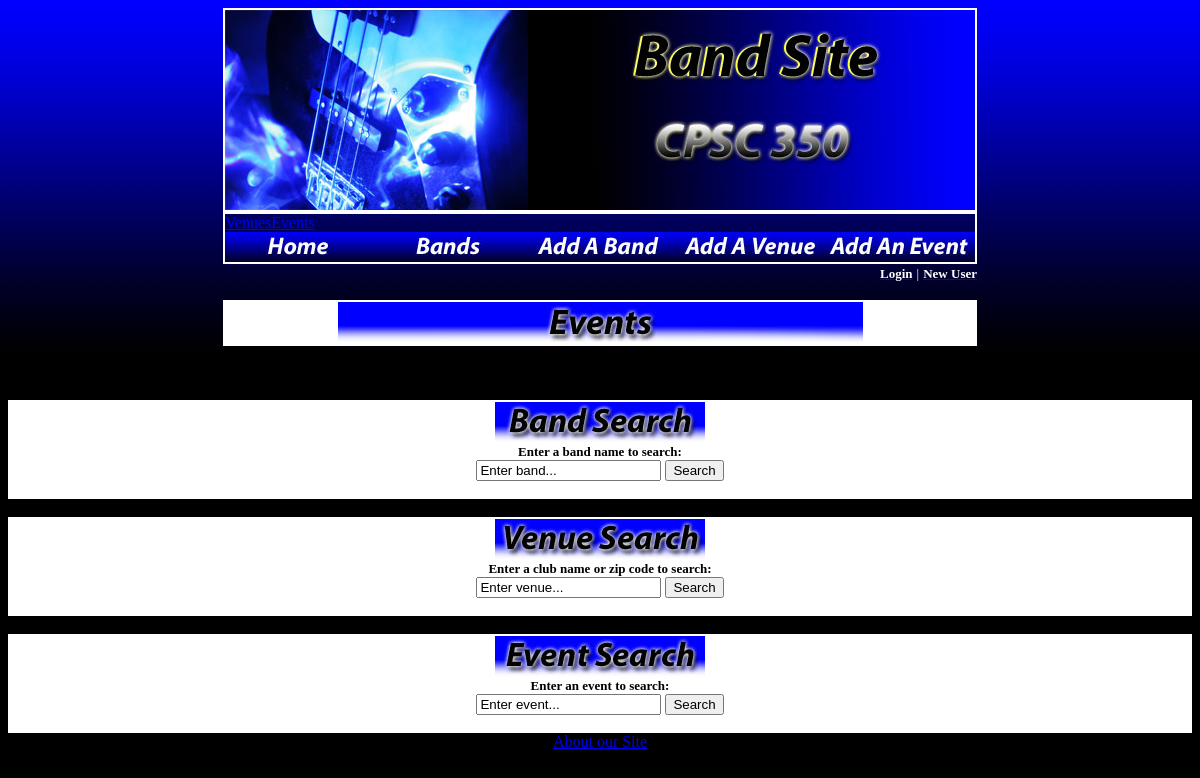
The page /index.php?page=event_list.php on the database as committed earlier.
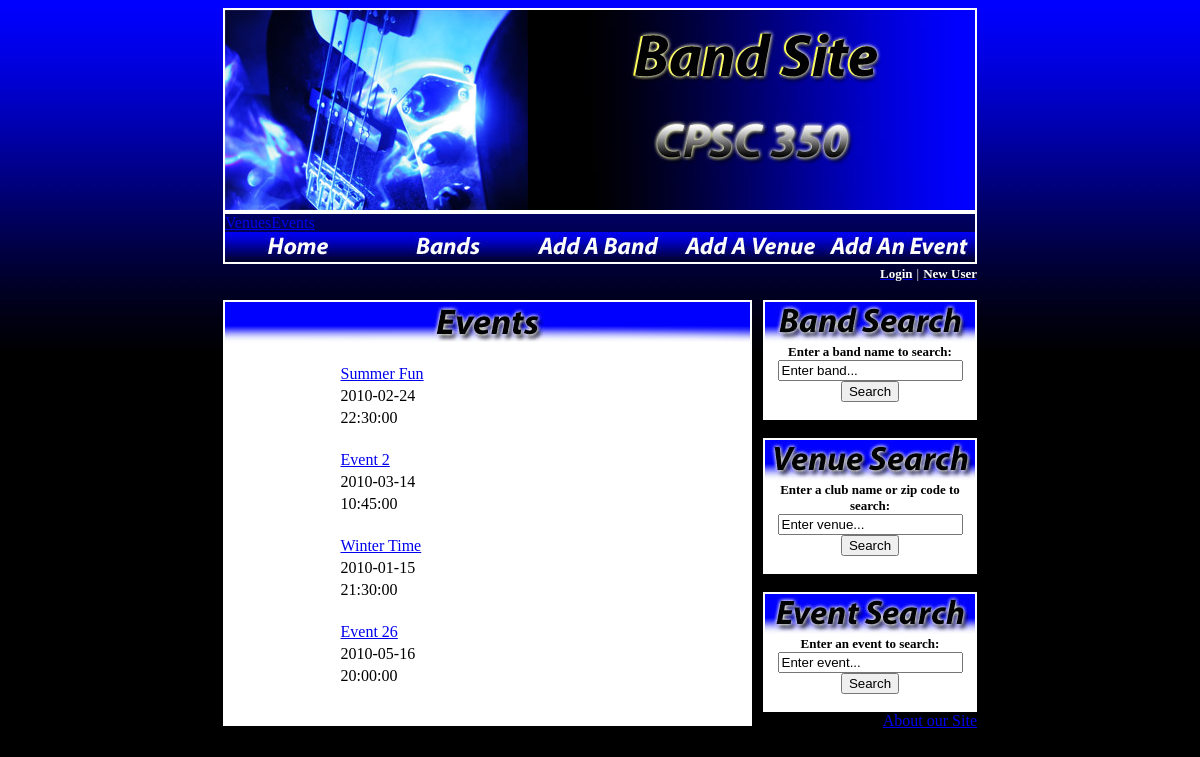
The same page on the database as committed later.
### tables this page shows
CREATE TABLE IF NOT EXISTS `events` (
  `event_id` smallint(6) NOT NULL AUTO_INCREMENT,
  `name` varchar(50) DEFAULT NULL,
  `venue_id` smallint(6) NOT NULL,
  `date` date NOT NULL,
  `time` time NOT NULL,
  `band_id1` smallint(6) DEFAULT NULL,
  PRIMARY KEY (`event_id`)
);

### event_list.php (the view, shortened to what this page needs)
<table border="1" bordercolor="white" cellpadding="0" cellspacing="0" width="100%">
<tr bgcolor="white"><td align="center">
<img border="0" src="title_events.jpg">
</td></tr>
<tr bgcolor="white"><td align="center">
<?php include "db_connect.php" ?>
<?php
$query = "SELECT name, date, time, event_id FROM events";
  $result = mysqli_query($db, $query)
   or die("Error 1 Querying Database");
  while($row = mysqli_fetch_array($result)) {
  	$name = $row['name'];
      $date = $row['date'];
	$time = $row['time'];
	$id = $row['event_id'];
      echo "<table style = \"width: 300px;\"/></>";
  	echo "<td><a href='index.php?page=eventpage.php&id=$id'>$name</a></td></tr><br/>";
	echo "<tr><td>$date</td>";
	echo "<tr><td>$time</td>";
}
?>
</table>
<br/>
<br />
</td></tr>

### index.php (shortened to what this page needs)
<?php
function buildnav($number,$link) {
	$navoutput = "<td height=\"30\" width=\"150\" onclick=\"window.location.href='".$link."'\" onMouseOver=\"this.style.background='url(nav".$number."b.jpg)'\" onMouseOut=\"this.style.background='url(nav".$number."a.jpg)'\" background=\"nav".$number."a.jpg\" align=\"center\"></td>";
	return $navoutput;
}
?>
<HTML>
<BODY>
<CENTER>
<table border="0" cellpadding="0" cellspacing="0" width="750">
<tr><td colspan="3">
	<table border="1" bordercolor="white" cellpadding="0" cellspacing="0" width="750">
	<tr><td align="center">
		<img src="header.jpg" border="0" width="750" height="200">
	</td></tr>
	</table>
<table border="1" bordercolor="white" cellpadding="0" cellspacing="0">
<tr><td>
	<table border="0" cellpadding="0" cellspacing="0" width="100%">
	<tr">
	<?php
	echo(buildnav(1, "index.php"));
	echo(buildnav(2, "index.php?page=band_list.php"));
	echo(buildnav(3, "index.php?page=band_entry.html"));
	echo(buildnav(4, "index.php?page=venue_entry.html"));
	echo(buildnav(5, "index.php?page=event_entry.php"));
	echo '<a href = "index.php?page=venue_list.php">Venues</a>';
	echo '<a href = "index.php?page=event_list.php">Events</a>';
	?>
	</tr>
	</table>
</td></tr>
</table>
<tr><td colspan="3" align="right">
<?php
if(isset($_SESSION['user_name'])) {
?>
<a href="index.php?page=logout.php"><font size="2" color="white"><b>Logout</b></font></a>
<?php
} else {
?>
<a href="index.php?page=login.php"><font size="2" color="white"><b>Login</b></font></a>
<font size="2" color="white">|</font>
<a href="index.php?page=create_user.php"><font size="2" color="white"><b>New User</b></font></a>
<?php } ?>
<br /><br />
</td></tr>
<tr><td width="525" align="left" valign="top">
<?php
if(isset($_GET['page']) && $_GET['page'] != "" && $_GET['page'] != "index.php") {
	$pagename = $_GET['page'];
	if(file_exists(dirname($_SERVER['DOCUMENT_ROOT'].$_SERVER['PHP_SELF'])."/".$pagename)) {
		include($pagename);
	}
} else {
	include("maintable.php");
}
?>
<td width="15">&nbsp;</td>
<td width="210" align="right" valign="top">
<?php
include("searchbar.php");
?>
<?php
include("footer.php");
?>
</td></tr>
</CENTER>
</BODY>
</HTML>

### searchbar.php
<table border="1" bordercolor="white" cellpadding="0" cellspacing="0" width="100%">
<tr bgcolor="white"><td align="center">
	<img border="0" src="title_bsearch.jpg">
</td></tr>
<tr bgcolor="white"><td align="center">
	<font size="2" color="black"><b>Enter a band name to search:</b></font>
	<form action="index.php?page=artistSearch.php" method="post">
	<input type="text" name="searchband" value = "Enter band..." onFocus="if (value == 'Enter band...') {value=''}" onBlur="if (value== '') {value='Enter band...'}">
               <input name="submit" type="submit" value="Search">
	</form>
</td></tr>
</table>
<br />
<table border="1" bordercolor="white" cellpadding="0" cellspacing="0" width="100%">
<tr bgcolor="white"><td align="center">
	<img border="0" src="title_vsearch.jpg">
</td></tr>
<tr bgcolor="white"><td align="center">
	<font size="2" color="black"><b>Enter a club name or zip code to search:</b></font>
	<form action="index.php?page=venue_display.php" method="post">
	<input type="text" name="venue_searchbox" value = "Enter venue..." onFocus="if (value == 'Enter venue...') {value=''}" onBlur="if (value== '') {value='Enter venue...'}">
               <input name="submit" type="submit" value="Search">
	</form>
</td></tr>
</table>
<br />
<table border="1" bordercolor="white" cellpadding="0" cellspacing="0" width="100%">
<tr bgcolor="white"><td align="center">
	<img border="0" src="title_esearch.jpg">
</td></tr>
<tr bgcolor="white"><td align="center">
	<font size="2" color="black"><b>Enter an event to search:</b></font>
	<form action="index.php?page=event_search.php" method="post">
	<input type="text" name="searchevent" value = "Enter event..." onFocus="if (value == 'Enter event...') {value=''}" onBlur="if (value== '') {value='Enter event...'}">
               <input name="submit" type="submit" value="Search">
	</form>
</td></tr>
</table>

### footer.php
<?php
echo "<a href='index.php?page=about.php'>About our Site</a>";
?>

### index.php (style rules this page uses)
BODY { Background-color: #000000; background-image: url(bgimage.jpg); background-repeat: repeat-x; background-position: top; }

Rows that differ between the two databases and show on the page:
added events: name "Summer Fun", date "2010-02-24", time "22:30:00"
added events: name "Event 2", date "2010-03-14", time "10:45:00"
added events: name "Winter Time", date "2010-01-15", time "21:30:00"
added events: name "Event 26", date "2010-05-16", time "20:00:00"
